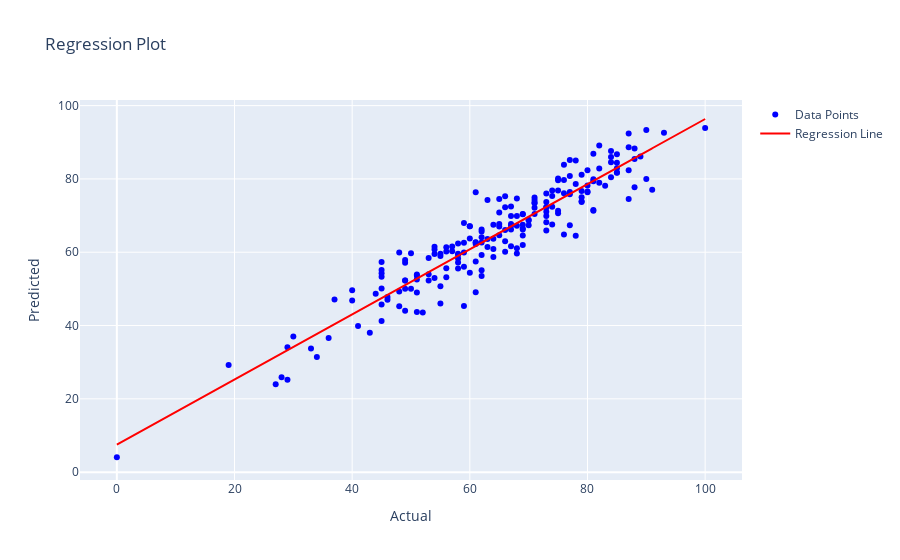

Write notebook code for a chart like this one.
### Code cell
# Scatter plot for y_test vs. y_pred
fig = go.Figure()

# Scatter points
fig.add_trace(go.Scatter(
    x=y_test, y=y_pred, mode='markers', marker=dict(color='blue'),name="Data Points"
))

# Regression line (fit line)
m, b = np.polyfit(y_test, y_pred, 1)  # Linear regression fit for y_test vs. y_pred
fig.add_trace(go.Scatter(
    x=y_test, y=m * y_test + b,  # Line equation: y = mx + b
    mode='lines', line=dict(color='red'), name='Regression Line'
))

fig.update_layout(
    title="Regression Plot", xaxis_title="Actual", yaxis_title="Predicted"
)

fig.show()

### Figure 1 — Plotly figure (JSON) as saved in the notebook; plotly's stock layout.template omitted (floating-point values rounded to 4 significant figures; data arrays with more than 128 entries replaced by an {"elided": "..."} marker saying what was removed)
{"data": [{"marker": {"color": "blue"}, "mode": "markers", "name": "Data Points", "type": "scatter", "x": {"elided": "200 int values"}, "y": {"elided": "200 float values"}}, {"line": {"color": "red"}, "mode": "lines", "name": "Regression Line", "type": "scatter", "x": {"elided": "200 int values"}, "y": {"elided": "200 float values"}}], "layout": {"title": {"text": "Regression Plot"}, "xaxis": {"title": {"text": "Actual"}}, "yaxis": {"title": {"text": "Predicted"}}}}
